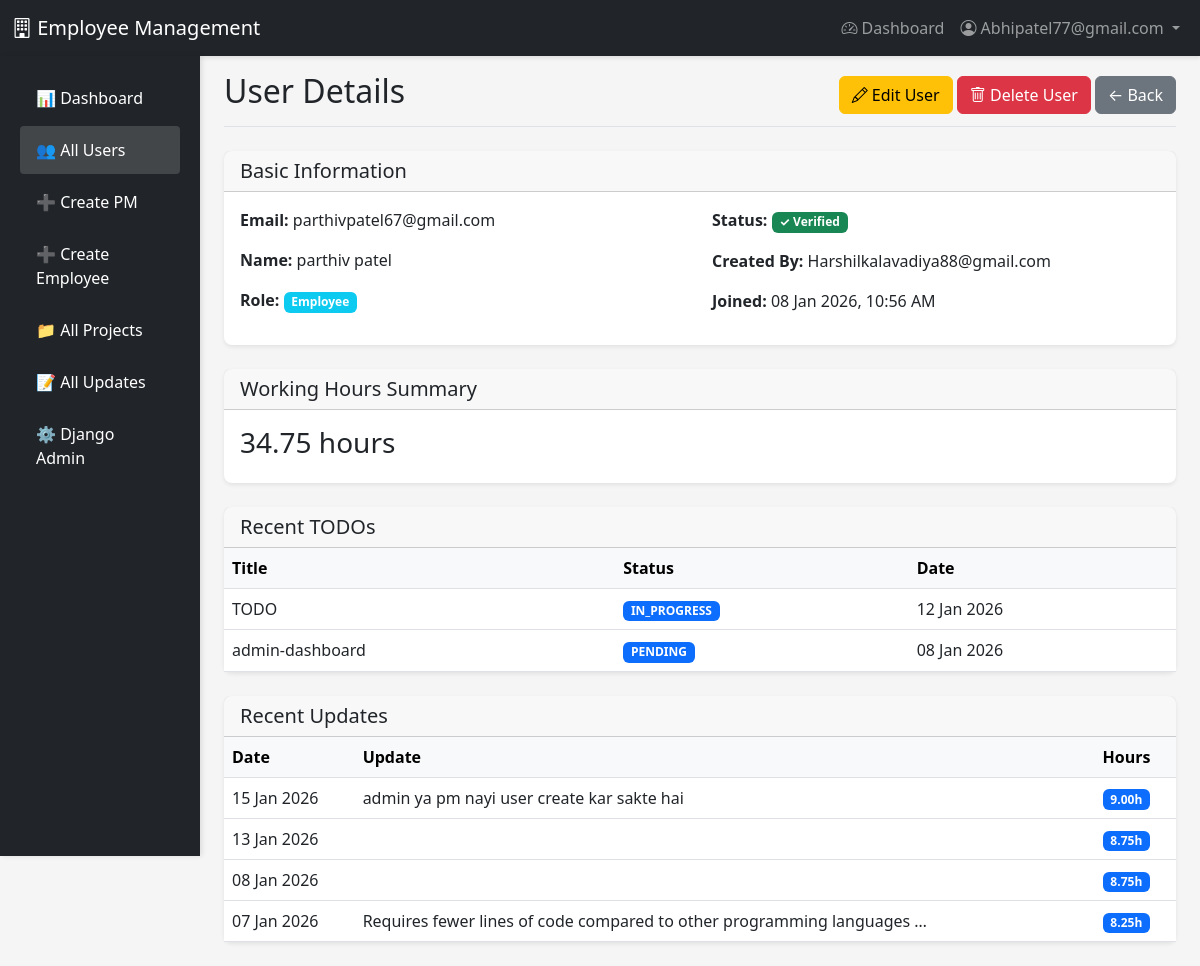
Screenshot of /user/14/ (signed in) with the database file from the repository.
### accounts/models.py (models this page shows, shortened)
class User(AbstractUser):
    ROLE_CHOICES = (
        ('EMPLOYEE', 'Employee'),
        ('PM', 'Project Manager'),
        ('ADMIN', 'Admin'),
    )
    username = None
    email = models.EmailField(unique=True)
    role = models.CharField(max_length=10, choices=ROLE_CHOICES, default='EMPLOYEE')
    profile_image = models.ImageField(upload_to='profiles/', null=True, blank=True)
    is_verified = models.BooleanField(default=False)
    verification_token = models.CharField(max_length=100, blank=True)
    created_by = models.ForeignKey('self', on_delete=models.SET_NULL, null=True, blank=True, related_name='created_users')
    USERNAME_FIELD = 'email'
    REQUIRED_FIELDS = []
    objects = UserManager()
    class Meta:
        db_table = 'users'
        verbose_name = 'User'
        verbose_name_plural = 'Users'

class Todo(models.Model):
    STATUS_CHOICES = (
        ('PENDING', 'Pending'),
        ('IN_PROGRESS', 'In Progress'),
        ('COMPLETED', 'Completed'),
    )
    employee = models.ForeignKey(User, on_delete=models.CASCADE, limit_choices_to={'role': 'EMPLOYEE'}, related_name='todos')
    title = models.CharField(max_length=200)
    description = models.TextField(blank=True)
    status = models.CharField(max_length=15, choices=STATUS_CHOICES, default='PENDING')
    date = models.DateField(default=timezone.now)
    created_at = models.DateTimeField(auto_now_add=True)
    updated_at = models.DateTimeField(auto_now=True)
    class Meta:
        db_table = 'todos'
        ordering = ['-date', '-created_at']
        verbose_name = 'Todo'
        verbose_name_plural = 'Todos'

class DailyUpdate(models.Model):
    employee = models.ForeignKey(User, on_delete=models.CASCADE, limit_choices_to={'role': 'EMPLOYEE'}, related_name='daily_updates')
    date = models.DateField(default=timezone.now)
    update_text = models.TextField()
    working_hours = models.DecimalField(
        max_digits=4,
        decimal_places=2,
        validators=[MinValueValidator(0)],
        help_text="Working hours for the day"
    )
    created_at = models.DateTimeField(auto_now_add=True)
    updated_at = models.DateTimeField(auto_now=True)
    class Meta:
        db_table = 'daily_updates'
        ordering = ['-date', '-created_at']
        unique_together = ['employee', 'date']
        verbose_name = 'Daily Update'
        verbose_name_plural = 'Daily Updates'

### accounts/views.py (the view)
    def wrapper(request, *args, **kwargs):
        if not request.user.is_authenticated or request.user.role != 'ADMIN':
            messages.error(request, 'Access denied. Admin only.')
            return redirect('dashboard')
        return view_func(request, *args, **kwargs)

### accounts/views.py (called while the page is built)
def admin_required(view_func):
    def wrapper(request, *args, **kwargs):
        if not request.user.is_authenticated or request.user.role != 'ADMIN':
            messages.error(request, 'Access denied. Admin only.')
            return redirect('dashboard')
        return view_func(request, *args, **kwargs)
    return wrapper

@login_required
@admin_required
def admin_user_detail(request, user_id):
    user_obj = get_object_or_404(User, id=user_id)
    context = {
        'user_obj': user_obj,
    }
    if user_obj.role == 'EMPLOYEE':
        context['todos'] = Todo.objects.filter(employee=user_obj)[:10]
        context['updates'] = DailyUpdate.objects.filter(employee=user_obj)[:10]
        context['total_hours'] = DailyUpdate.objects.filter(employee=user_obj).aggregate(
            total=Sum('working_hours')
        )['total'] or 0
    elif user_obj.role == 'PM':
        context['projects'] = Project.objects.filter(created_by=user_obj)
        context['employees'] = User.objects.filter(created_by=user_obj, role='EMPLOYEE')
    return render(request, 'accounts/admin_user_detail.html', context)

### accounts/templates/accounts/admin_user_detail.html (shortened to what this page needs)
{% extends 'base.html' %}
{% load static %}
{% block content %}
<div class="container-fluid">
    <div class="row">
        <nav class="col-md-2 d-md-block bg-dark sidebar vh-100 position-fixed" style="top: 56px;">
            <div class="position-sticky pt-3">
                <ul class="nav flex-column">
                    <li class="nav-item">
                        <a class="nav-link text-white" href="{% url 'dashboard' %}">📊 Dashboard</a>
                    </li>
                    <li class="nav-item">
                        <a class="nav-link text-white active" href="{% url 'admin_users_list' %}">👥 All Users</a>
                    </li>
                    <li class="nav-item">
                        <a class="nav-link text-white" href="{% url 'pm_create' %}">➕ Create PM</a>
                    </li>
                    <li class="nav-item">
                        <a class="nav-link text-white" href="{% url 'admin_create_employee' %}">➕ Create Employee</a>
                    </li>
                    <li class="nav-item">
                        <a class="nav-link text-white" href="{% url 'admin_projects_list' %}">📁 All Projects</a>
                    </li>
                    <li class="nav-item">
                        <a class="nav-link text-white" href="{% url 'admin_updates_list' %}">📝 All Updates</a>
                    </li>
                    <li class="nav-item">
                        <a class="nav-link text-white" href="/admin/" target="_blank">⚙️ Django Admin</a>
                    </li>
                </ul>
            </div>
        </nav>
        <main class="col-md-10 ms-sm-auto px-md-4" style="margin-left: 16.66667%;">
            <div class="pt-3 pb-2 mb-4 border-bottom d-flex justify-content-between align-items-center">
                <h1 class="h2">User Details</h1>
                <div>
                    <a href="{% url 'admin_user_update' user_obj.id %}" class="btn btn-warning">
                        <i class="bi bi-pencil"></i> Edit User
                    </a>
                    {% if not user_obj.is_superuser %}
                        <a href="{% url 'admin_user_delete' user_obj.id %}" class="btn btn-danger">
                            <i class="bi bi-trash"></i> Delete User
                        </a>
                    {% endif %}
                    <a href="{% url 'admin_users_list' %}" class="btn btn-secondary">
                        ← Back
                    </a>
                </div>
            </div>
            <div class="card mb-4">
                <div class="card-header">
                    <h5 class="mb-0">Basic Information</h5>
                </div>
                <div class="card-body">
                    <div class="row">
                        <div class="col-md-6">
                            <p><strong>Email:</strong> {{ user_obj.email }}</p>
                            <p><strong>Name:</strong> {{ user_obj.get_full_name|default:"-" }}</p>
                            <p><strong>Role:</strong>
                                <span class="badge bg-{% if user_obj.role == 'ADMIN' %}danger{% elif user_obj.role == 'PM' %}success{% else %}info{% endif %}">
                                    {{ user_obj.get_role_display }}
                                </span>
                            </p>
                        </div>
                        <div class="col-md-6">
                            <p><strong>Status:</strong>
                                {% if user_obj.is_verified %}
                                    <span class="badge bg-success">✓ Verified</span>
                                {% else %}
                                    <span class="badge bg-warning text-dark">Pending</span>
                                {% endif %}
                            </p>
                            <p><strong>Created By:</strong> {{ user_obj.created_by.email|default:"-" }}</p>
                            <p><strong>Joined:</strong> {{ user_obj.date_joined|date:"d M Y, h:i A" }}</p>
                        </div>
                    </div>
                </div>
            </div>
            {% if user_obj.role == 'EMPLOYEE' %}
                <div class="card mb-4">
                    <div class="card-header">
                        <h5 class="mb-0">Working Hours Summary</h5>
                    </div>
                    <div class="card-body">
                        <h3>{{ total_hours }} hours</h3>
                    </div>
                </div>
                <div class="card mb-4">
                    <div class="card-header">
                        <h5 class="mb-0">Recent TODOs</h5>
                    </div>
                    <div class="card-body p-0">
                        <table class="table mb-0">
                            <thead class="table-light">
                                <tr>
                                    <th>Title</th>
                                    <th>Status</th>
                                    <th>Date</th>
                                </tr>
                            </thead>
                            <tbody>
                                {% for todo in todos %}
                                <tr>
                                    <td>{{ todo.title }}</td>
                                    <td><span class="badge bg-primary">{{ todo.status }}</span></td>
                                    <td>{{ todo.date|date:"d M Y" }}</td>
                                </tr>
                                {% empty %}
                                <tr><td colspan="3" class="text-center text-muted">No TODOs</td></tr>
                                {% endfor %}
                            </tbody>
                        </table>
                    </div>
                </div>
                <div class="card mb-4">
                    <div class="card-header">
                        <h5 class="mb-0">Recent Updates</h5>
                    </div>
                    <div class="card-body p-0">
                        <table class="table mb-0">
                            <thead class="table-light">
                                <tr>
                                    <th>Date</th>
                                    <th>Update</th>
                                    <th>Hours</th>
                                </tr>
                            </thead>
                            <tbody>
                                {% for update in updates %}
                                <tr>
                                    <td>{{ update.date|date:"d M Y" }}</td>
                                    <td>{{ update.update_text|truncatewords:10 }}</td>
                                    <td><span class="badge bg-primary">{{ update.working_hours }}h</span></td>
                                </tr>
                                {% empty %}
                                <tr><td colspan="3" class="text-center text-muted">No updates</td></tr>
                                {% endfor %}
                            </tbody>
                        </table>
                    </div>
                </div>
            {% endif %}
        </main>
    </div>
</div>
{% endblock %}

### accounts/templates/base.html (shortened to what this page needs)
<!DOCTYPE html>
<html lang="en">
<head>
    <link href="https://cdn.jsdelivr.net/npm/bootstrap@5.3.0/dist/css/bootstrap.min.css" rel="stylesheet">
    <link rel="stylesheet" href="https://cdn.jsdelivr.net/npm/bootstrap-icons@1.11.0/font/bootstrap-icons.css">
</head>
<body>
    <nav class="navbar navbar-expand-lg navbar-dark bg-dark">
        <div class="container-fluid">
            <a class="navbar-brand" href="{% url 'dashboard' %}">
                <i class="bi bi-building"></i> Employee Management
            </a>
            {% if user.is_authenticated %}
                <div class="collapse navbar-collapse" id="navbarNav">
                    <ul class="navbar-nav ms-auto">
                        <li class="nav-item">
                            <a class="nav-link" href="{% url 'dashboard' %}">
                                <i class="bi bi-speedometer2"></i> Dashboard
                            </a>
                        </li>
                        <li class="nav-item dropdown">
                            <a class="nav-link dropdown-toggle" href="#" id="navbarDropdown" role="button" data-bs-toggle="dropdown">
                                <i class="bi bi-person-circle"></i> {{ user.email }}
                            </a>
                        </li>
                    </ul>
                </div>
            {% endif %}
        </div>
    </nav>
    <main>
        {% block content %}{% endblock %}
    </main>
</body>
</html>

### accounts/templates/base.html (style rules this page uses)
body { background: #f8f9fa; }
.navbar { box-shadow: 0 2px 4px rgba(0,0,0,0.1); }
.card { border-radius: 10px; border: none; }

### accounts/templates/accounts/admin_user_detail.html (style rules this page uses)
body { background-color: #f5f5f5 !important; }
.sidebar { box-shadow: 2px 0 5px rgba(0, 0, 0, 0.1); }
.sidebar .nav-link { font-weight: 500; color: rgba(255, 255, 255, .8); padding: 0.75rem 1rem; border-radius: 4px; margin: 2px 8px; }
.sidebar .nav-link.active { color: #fff; background-color: rgba(255, 255, 255, .15); }
.card { border: none; border-radius: 8px; box-shadow: 0 2px 4px rgba(0, 0, 0, 0.08); }

### rows the page displays
User: email "Abhipatel77@gmail.com"
User: email "parthivpatel67@gmail.com", get_full_name "parthiv patel", role "Employee", created_by.email "Harshilkalavadiya88@gmail.com", date_joined "08 Jan 2026, 10:56 AM"
Todo: title "TODO", status "IN_PROGRESS", date "12 Jan 2026"
Todo: title "admin-dashboard", status "PENDING", date "08 Jan 2026"
DailyUpdate: date "15 Jan 2026", update_text "admin ya pm nayi user create kar sakte hai", working_hours "9.00"
DailyUpdate: date "13 Jan 2026", working_hours "8.75"
DailyUpdate: date "08 Jan 2026", working_hours "8.75"
DailyUpdate: date "07 Jan 2026", update_text "Requires fewer lines of code compared to other programming languages …", working_hours "8.25"

### other values shown
{{ total_hours }} "34.75"
